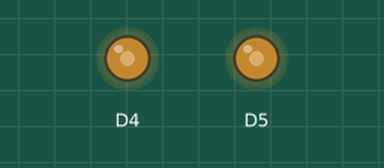
Bench run of a sketch on a simulated ESP8266 (NodeMCU). On the bench: output pins drawn as LEDs (lit = HIGH).

Above: at 0.1 s.
Timing chart, 0 to 1.6 s (numbered marks = the images above):
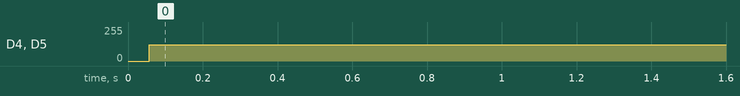

Measured:
- by itself, D4, D5: 0/255 → 122/255 at 0.06 s

The sketch:

LED_Brightness_Control.ino
```cpp
int Brightness = 0;

void setup() {
 pinMode(D4, OUTPUT);
 pinMode(D5, OUTPUT);
}
void loop() {
  if(Brightness == 255){
    while(Brightness >0){
      Brightness--;
      analogWrite(D4, Brightness);
      analogWrite(D5, Brightness);
    }
  }
  if (Brightness == 0){
      while(Brightness <255){
        Brightness++;
        analogWrite(D4, Brightness);
        analogWrite(D5, Brightness);
      }
    }
  }
```
